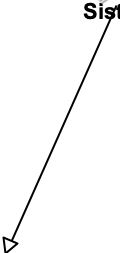
#> input picture keypoint/data/line3.JPG, 120 x 253 px
$ python keypoint1.py
#> lines starting #> are read from the running program, lines starting #| are printed output that depends on the picture
import cv2 as cv
import numpy as np
from matplotlib import pyplot as plt

img = cv.imread('data/line3.JPG', cv.IMREAD_GRAYSCALE)
#> img is the input picture: shape (253, 120); min 0, max 255, mean 247.3
assert img is not None, "file could not be read, check with os.path.exists()"
ret, thresh1 = cv.threshold(img, 127, 255, cv.THRESH_BINARY)
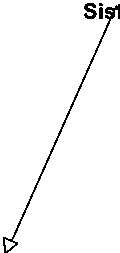
#> thresh1: shape (253, 120); 97.1% white; black in thin lines or dots

print(thresh1)
#> (printed output is left out)
titles = ['Original', 'BINARY']
images = [img, thresh1]

for i in range(2):
    print(i)
    plt.subplot(1, 2, i + 1)
    plt.imshow(images[i], 'gray', vmin=0, vmax=255)
    plt.title(titles[i])
    plt.xticks([]), plt.yticks([])
plt.show()
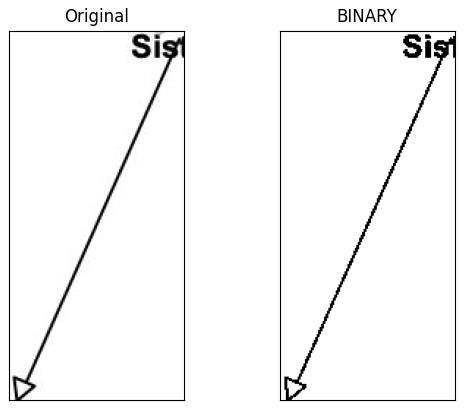
#> figure drawn by matplotlib, 2 panels

$ run again, with keypoint/data/line4.JPG copied over keypoint/data/line3.JPG
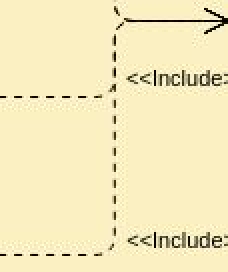
#> input picture keypoint/data/line4.JPG, 114 x 136 px (shown 2 times larger)
#> `ret, thresh1 = cv.threshold(img, 127, 255, cv.THRESH_BINARY)`:
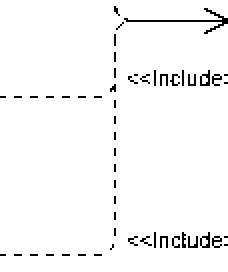
#> thresh1: shape (136, 114) (shown 2 times larger); 97.1% white; black in thin lines or dots
#> (printed output is left out)
#> `plt.show()`:
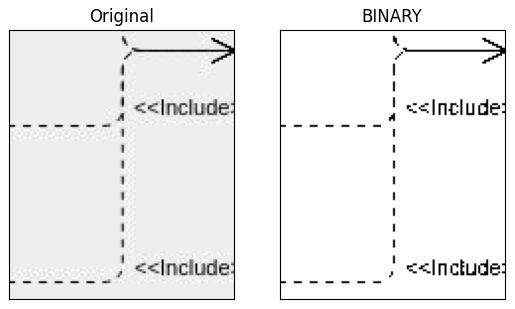
#> figure drawn by matplotlib, 2 panels
